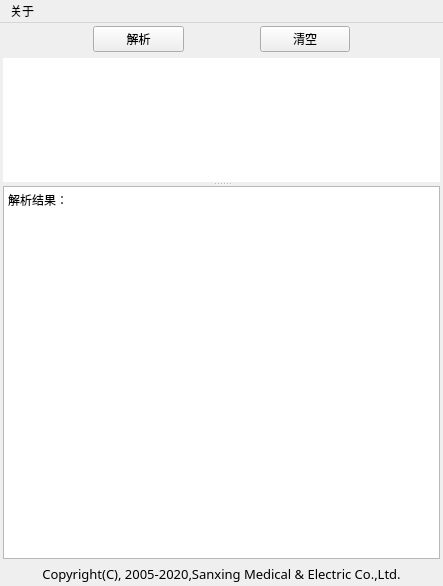
<?xml version="1.0" encoding="UTF-8"?>
<ui version="4.0">
 <author>Kay</author>
 <class>Kaytest</class>
 <widget class="QMainWindow" name="Kaytest">
  <property name="geometry">
   <rect>
    <x>0</x>
    <y>0</y>
    <width>443</width>
    <height>586</height>
   </rect>
  </property>
  <property name="windowTitle">
   <string>698解析工具</string>
  </property>
  <property name="windowIcon">
   <iconset resource="icon.qrc">
    <normaloff>:/698/698.ico</normaloff>
    <normalon>:/698/698.ico</normalon>
    <disabledoff>:/698/698.ico</disabledoff>
    <disabledon>:/698/698.ico</disabledon>
    <activeoff>:/698/698.ico</activeoff>
    <activeon>:/698/698.ico</activeon>
    <selectedoff>:/698/698.ico</selectedoff>
    <selectedon>:/698/698.ico</selectedon>:/698/698.ico</iconset>
  </property>
  <widget class="QWidget" name="centralwidget">
   <layout class="QVBoxLayout" name="verticalLayout">
    <property name="margin">
     <number>3</number>
    </property>
    <item>
     <layout class="QHBoxLayout" name="horizontalLayout">
      <item>
       <spacer name="horizontalSpacer_2">
        <property name="orientation">
         <enum>Qt::Horizontal</enum>
        </property>
        <property name="sizeType">
         <enum>QSizePolicy::Fixed</enum>
        </property>
        <property name="sizeHint" stdset="0">
         <size>
          <width>90</width>
          <height>20</height>
         </size>
        </property>
       </spacer>
      </item>
      <item>
       <widget class="QPushButton" name="translate_button">
        <property name="text">
         <string>解析</string>
        </property>
       </widget>
      </item>
      <item>
       <spacer name="horizontalSpacer">
        <property name="orientation">
         <enum>Qt::Horizontal</enum>
        </property>
        <property name="sizeType">
         <enum>QSizePolicy::Fixed</enum>
        </property>
        <property name="sizeHint" stdset="0">
         <size>
          <width>70</width>
          <height>20</height>
         </size>
        </property>
       </spacer>
      </item>
      <item>
       <widget class="QPushButton" name="clear_button">
        <property name="text">
         <string>清空</string>
        </property>
       </widget>
      </item>
      <item>
       <spacer name="horizontalSpacer_3">
        <property name="orientation">
         <enum>Qt::Horizontal</enum>
        </property>
        <property name="sizeType">
         <enum>QSizePolicy::Fixed</enum>
        </property>
        <property name="sizeHint" stdset="0">
         <size>
          <width>90</width>
          <height>20</height>
         </size>
        </property>
       </spacer>
      </item>
     </layout>
    </item>
    <item>
     <widget class="QSplitter" name="splitter">
      <property name="orientation">
       <enum>Qt::Vertical</enum>
      </property>
      <widget class="QTextEdit" name="input_box">
       <property name="sizePolicy">
        <sizepolicy hsizetype="Expanding" vsizetype="Expanding">
         <horstretch>0</horstretch>
         <verstretch>1</verstretch>
        </sizepolicy>
       </property>
       <property name="acceptDrops">
        <bool>false</bool>
       </property>
       <property name="toolTip">
        <string/>
       </property>
       <property name="statusTip">
        <string/>
       </property>
       <property name="whatsThis">
        <string/>
       </property>
       <property name="accessibleName">
        <string/>
       </property>
       <property name="accessibleDescription">
        <string/>
       </property>
       <property name="autoFillBackground">
        <bool>false</bool>
       </property>
       <property name="styleSheet">
        <string notr="true"/>
       </property>
       <property name="frameShape">
        <enum>QFrame::NoFrame</enum>
       </property>
       <property name="frameShadow">
        <enum>QFrame::Sunken</enum>
       </property>
       <property name="midLineWidth">
        <number>1</number>
       </property>
       <property name="verticalScrollBarPolicy">
        <enum>Qt::ScrollBarAsNeeded</enum>
       </property>
       <property name="documentTitle">
        <string/>
       </property>
       <property name="lineWrapMode">
        <enum>QTextEdit::WidgetWidth</enum>
       </property>
       <property name="html">
        <string>&lt;!DOCTYPE HTML PUBLIC &quot;-//W3C//DTD HTML 4.0//EN&quot; &quot;http://www.w3.org/TR/REC-html40/strict.dtd&quot;&gt;
&lt;html&gt;&lt;head&gt;&lt;meta name=&quot;qrichtext&quot; content=&quot;1&quot; /&gt;&lt;style type=&quot;text/css&quot;&gt;
p, li { white-space: pre-wrap; }
&lt;/style&gt;&lt;/head&gt;&lt;body style=&quot; font-family:'SimSun'; font-size:9pt; font-weight:400; font-style:normal;&quot;&gt;
&lt;p style=&quot; margin-top:12px; margin-bottom:12px; margin-left:0px; margin-right:0px; -qt-block-indent:0; text-indent:0px;&quot;&gt;&lt;br /&gt;&lt;/p&gt;&lt;/body&gt;&lt;/html&gt;</string>
       </property>
       <property name="overwriteMode">
        <bool>false</bool>
       </property>
       <property name="acceptRichText">
        <bool>true</bool>
       </property>
       <property name="textInteractionFlags">
        <set>Qt::TextEditorInteraction</set>
       </property>
      </widget>
      <widget class="QTextEdit" name="output_box">
       <property name="enabled">
        <bool>true</bool>
       </property>
       <property name="sizePolicy">
        <sizepolicy hsizetype="Expanding" vsizetype="Expanding">
         <horstretch>0</horstretch>
         <verstretch>3</verstretch>
        </sizepolicy>
       </property>
       <property name="cursor" stdset="0">
        <cursorShape>ArrowCursor</cursorShape>
       </property>
       <property name="layoutDirection">
        <enum>Qt::LeftToRight</enum>
       </property>
       <property name="autoFillBackground">
        <bool>false</bool>
       </property>
       <property name="html">
        <string>&lt;!DOCTYPE HTML PUBLIC &quot;-//W3C//DTD HTML 4.0//EN&quot; &quot;http://www.w3.org/TR/REC-html40/strict.dtd&quot;&gt;
&lt;html&gt;&lt;head&gt;&lt;meta name=&quot;qrichtext&quot; content=&quot;1&quot; /&gt;&lt;style type=&quot;text/css&quot;&gt;
p, li { white-space: pre-wrap; }
&lt;/style&gt;&lt;/head&gt;&lt;body style=&quot; font-family:'SimSun'; font-size:9pt; font-weight:400; font-style:normal;&quot;&gt;
&lt;p style=&quot; margin-top:12px; margin-bottom:12px; margin-left:0px; margin-right:0px; -qt-block-indent:0; text-indent:0px;&quot;&gt;解析结果：&lt;/p&gt;&lt;/body&gt;&lt;/html&gt;</string>
       </property>
      </widget>
     </widget>
    </item>
    <item>
     <widget class="QLabel" name="label_5">
      <property name="font">
       <font>
        <family>微软雅黑</family>
        <pointsize>10</pointsize>
        <weight>50</weight>
        <bold>false</bold>
       </font>
      </property>
      <property name="text">
       <string>Copyright(C), 2005-2020,Sanxing Medical &amp; Electric Co.,Ltd.</string>
      </property>
      <property name="alignment">
       <set>Qt::AlignCenter</set>
      </property>
     </widget>
    </item>
   </layout>
   <zorder></zorder>
   <zorder>splitter</zorder>
   <zorder>label_5</zorder>
  </widget>
  <widget class="QMenuBar" name="menubar">
   <property name="geometry">
    <rect>
     <x>0</x>
     <y>0</y>
     <width>443</width>
     <height>23</height>
    </rect>
   </property>
   <widget class="QMenu" name="menu">
    <property name="title">
     <string>关于</string>
    </property>
   </widget>
   <addaction name="menu"/>
  </widget>
 </widget>
 <tabstops>
  <tabstop>input_box</tabstop>
  <tabstop>translate_button</tabstop>
  <tabstop>output_box</tabstop>
  <tabstop>clear_button</tabstop>
 </tabstops>
 <resources>
  <include location="icon.qrc"/>
 </resources>
 <connections>
  <connection>
   <sender>clear_button</sender>
   <signal>clicked()</signal>
   <receiver>output_box</receiver>
   <slot>clear()</slot>
   <hints>
    <hint type="sourcelabel">
     <x>331</x>
     <y>49</y>
    </hint>
    <hint type="destinationlabel">
     <x>361</x>
     <y>214</y>
    </hint>
   </hints>
  </connection>
  <connection>
   <sender>clear_button</sender>
   <signal>clicked()</signal>
   <receiver>input_box</receiver>
   <slot>clear()</slot>
   <hints>
    <hint type="sourcelabel">
     <x>333</x>
     <y>49</y>
    </hint>
    <hint type="destinationlabel">
     <x>347</x>
     <y>123</y>
    </hint>
   </hints>
  </connection>
 </connections>
</ui>
